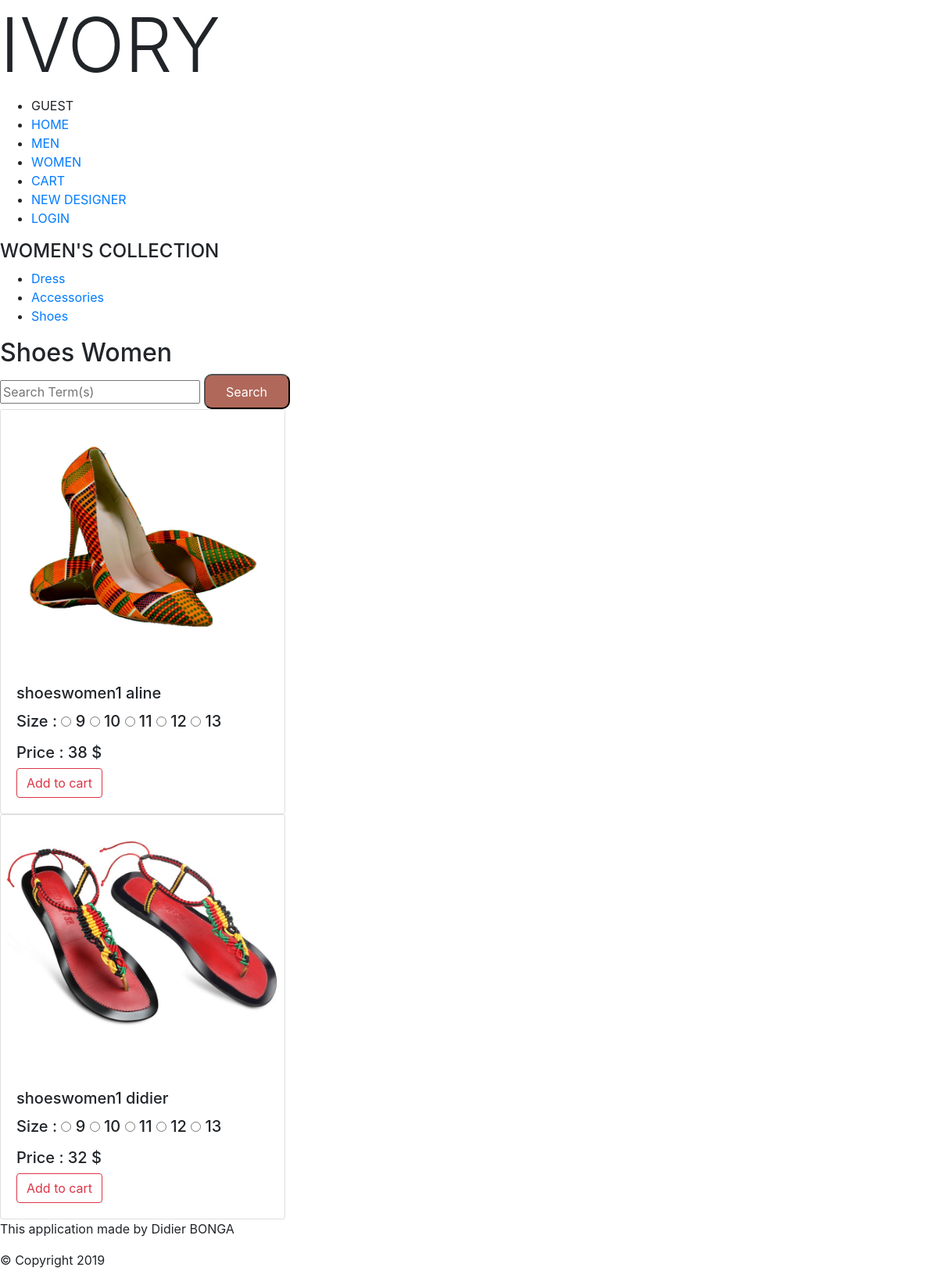
Before: /shoeswomen/ with the older database file.
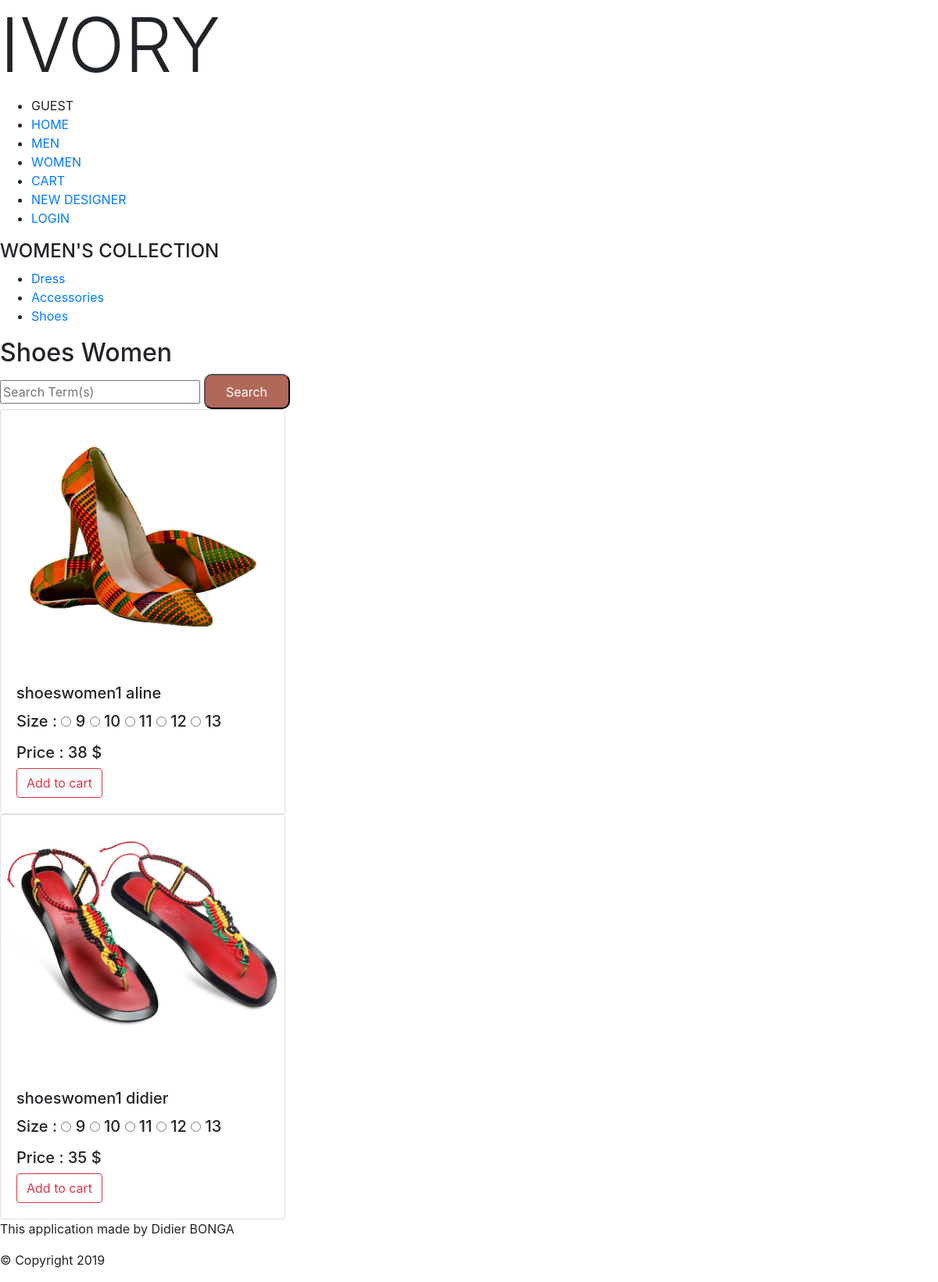
After: the same page with the newer database file.
### ivoryApp/models.py (models this page shows, shortened)
class ShoesWomen(models.Model):
    sw_title = models.CharField(max_length=200)
    sw_picture = models.ImageField(upload_to="media/images/", null=True, blank=True)
    sw_price = models.IntegerField(default=0)
    sw_ForeignKey = models.ForeignKey(UserLoginModel, on_delete=models.SET_NULL, null=True, blank=True)

### ivoryApp/views.py (the view)
# urls.py: path('shoeswomen/', views.shoeswomen, name='shoeswomen'),
def shoeswomen(request):
    form = MyForm()
    allShoesWomen = ShoesWomen.objects.all()
    return render(request, 'ivoryApp/item/shoesWomen.html', {'allShoesWomen': allShoesWomen, 'form': form})

### ivoryApp/forms.py
class MyForm(forms.Form):
    my_choice_field = forms.ChoiceField(choices=CUSTOMER_SIZE_ACCESSORY)
    ts_size = forms.ChoiceField(choices=CUSTOMER_SIZE)
    s_size = forms.ChoiceField(choices=CUSTOMER_SIZE)
    pant_size = forms.ChoiceField(choices=CUSTOMER_SIZE)
    sm_size = forms.ChoiceField(choices=CUSTOMER_SIZE_SHOES)
    dress_size = forms.ChoiceField(choices=CUSTOMER_SIZE)
    bj_size = forms.ChoiceField(choices=CUSTOMER_SIZE_ACCESSORY)
    sw_size = forms.ChoiceField(choices=CUSTOMER_SIZE_SHOES)

### ivoryApp/templates/ivoryApp/item/shoesWomen.html (shortened to what this page needs)
{% extends 'ivoryApp/women.html' %}
{% block content %}
<header>
    <h2>Shoes Women</h2>
    <form action="{% url 'search_sw' %}" method="post">
        <input type="text" name="mySearch" placeholder="Search Term(s)" aria-label="Search" >
        <button type="submit">Search</button>
    </form>
</header>
<aside>
    {% if allShoesWomen %}
    {% for eachsw in allShoesWomen %}
    <div class="card" style="width: 22.8rem;">
        <img src="{{eachsw.sw_picture.url}}" class="card-img-top" alt="image item">
        <div class="card-body">
            <h5 class="card-title">{{ eachsw.sw_title }}</h5>
            <h5>
                Size :
                {% for choice in form.sw_size.field.choices %}
                <input type="radio" name="sw_size" value="{{choice.0}}"
                       />
                <label>{{choice.1}}</label>
                {% endfor %}
            </h5>
            <h5>Price : {{ eachsw.sw_price }} $</h5>
            <a href="#" class="btn btn-outline-danger">Add to cart</a>
        </div>
    </div>
    {% endfor %}
    {% endif %}
</aside>
{% endblock %}

Changed rows visible on the page:
changed ShoesWomen "shoeswomen1 didier": sw_price "32" → "35"
